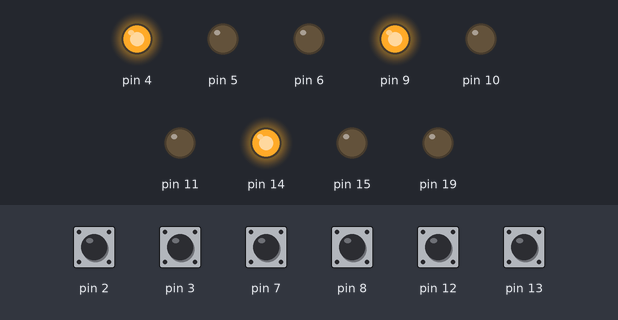
Bench run of a sketch on a simulated Arduino Uno, built with avr-gcc and run on an emulated ATmega328P. Shown: output pins drawn as LEDs (lit = HIGH). The inputs (shaded band) are chosen by the test bench; at power-on: pin 2, pin 3, pin 7, pin 8, pin 12, pin 13 HIGH.

Above: at 1.2 s.
1.3 s: pin 2 pulled LOW for 0.15 s
At 2.3 s:
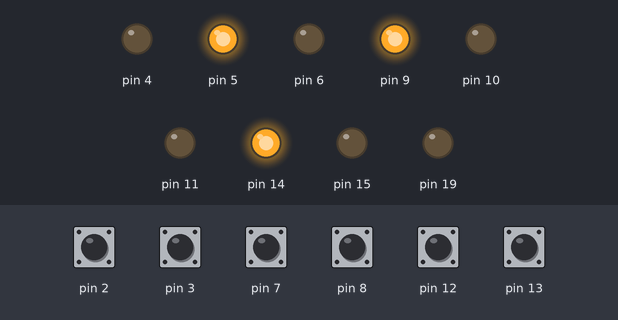
4.4 s: pin 7 pulled LOW for 0.15 s
At 5.8 s:
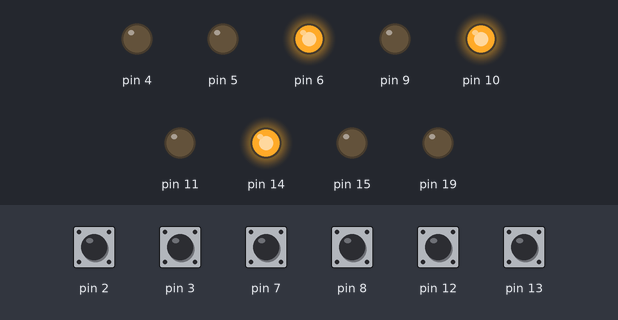
7.5 s: pin 3 pulled LOW for 0.15 s
At 8.2 s:
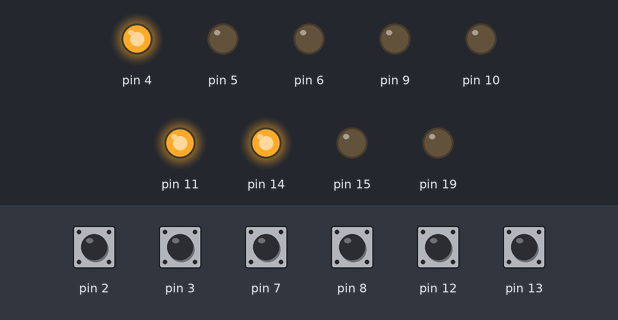
9.1 s: pin 12 pulled LOW for 0.15 s
At 9.4 s:
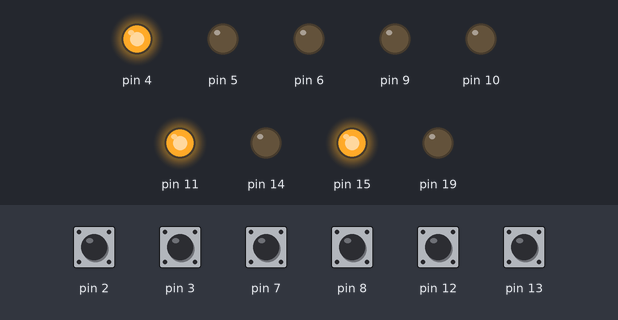
12.2 s: pin 8 pulled LOW for 0.15 s
At 13.0 s:
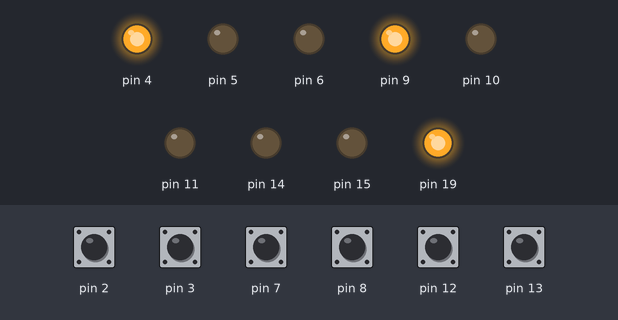
13.8 s: pin 2 pulled LOW for 1 s
At 14.2 s:
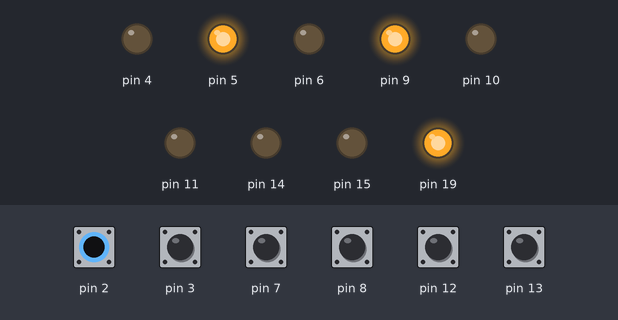
Timing chart, 0 to 18.3 s (numbered marks = the images above; inputs shaded):
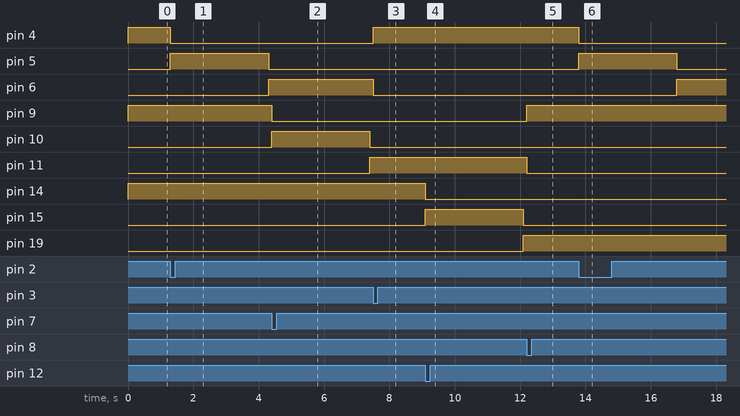

The sketch:

Security_FSM.ino
```cpp
#include "Security.h"

//                                                 Yellow
//               |---- Energia Pin Numbers ----|   timeout
//               alarm  reset  green  yellow red   (mSec)
Security zone_1 (2,     3,     4,     5,     6,    4000);
Security zone_2 (7,     8,     9,     10,    11,   2000);
Security zone_3 (12,    13,    14,    15,    19,   3000);

void setup() {
  // Nothing needed here.
}

void loop() {
  zone_1.Update();
  zone_2.Update();
  zone_3.Update();
}
```

Security.cpp
```cpp
#include "Energia.h"
#include "Security.h"

struct Fsm {                    // basic FSM structure for a single state.
  SecurityStates nextState[3];  // next state for TIMEOUT, ALARM, and RESET
  unsigned long timeout;        // time before moving to next state (mSec)
};
// Initialized FSM table for all states.
static Fsm fsmTable[] = {
  // ------ nextState ------
  // TIMEOUT  ALARM   RESET    timeout             state
  // -------  ------  ------   ---------           -------
  {{ GREEN,   YELLOW, GREEN }, 0        },      // GREEN
  {{ RED,     RED,    GREEN }, 0        },      // YELLOW
  {{ RED,     RED,    GREEN }, 0        },      // RED
};

Security::Security(int alarmPin, int resetPin, int greenPin, int yellowPin,
                   int redPin, unsigned long yellowTimeout)
{
  greenPin_ =  greenPin;
  yellowPin_ = yellowPin;
  redPin_ =    redPin;
  alarmPin_ =  alarmPin;
  resetPin_ =  resetPin;

  // User defines the yellow -- > red transition timeout, all others
  // are left at 0.
  fsmTable[YELLOW].timeout = yellowTimeout;

  // Initialize alarm inputs.
  pinMode(alarmPin_, INPUT_PULLUP);
  pinMode(resetPin_, INPUT_PULLUP);

  // Initialize alarm outputs.
  pinMode     (greenPin_,  OUTPUT);
  digitalWrite(greenPin_,  LOW);
  pinMode     (yellowPin_, OUTPUT);
  digitalWrite(yellowPin_, LOW);
  pinMode     (redPin_,    OUTPUT);
  digitalWrite(redPin_,    LOW);

  // Put the FSM into the intial state
  event_ =     NONE;
  lastState_ = GREEN;
  state_ =     GREEN;
  timeout_ = fsmTable[state_].timeout;
  doGreen();
}

int Security::Update()
{
  // States are updated only when there has been a state change
  if (lastState_ != state_) {
    lastState_ = state_;
    switch (state_){
      case GREEN:
        doGreen();
        break;
      case YELLOW:
        doYellow();
        break;
      case RED:
        doRed();
        break;
    }
  }
  getEvents();
  getNextState();

  return state_;
}

void Security::doGreen()
{
  digitalWrite(greenPin_,  HIGH);
  digitalWrite(yellowPin_, LOW);
  digitalWrite(redPin_,    LOW);
  timeout_ = fsmTable[state_].timeout;
  startTime_ = millis();
}

void Security::doYellow()
{
  digitalWrite(greenPin_,  LOW);
  digitalWrite(yellowPin_, HIGH);
  digitalWrite(redPin_,    LOW);
  timeout_ = fsmTable[state_].timeout;
  startTime_ = millis();
}

void Security::doRed()
{
  digitalWrite(greenPin_,  LOW);
  digitalWrite(yellowPin_, LOW);
  digitalWrite(redPin_,    HIGH);
  timeout_ = fsmTable[state_].timeout;
  startTime_ = millis();
}

void Security::getEvents(void)
{
  // update the status of inputs and timeout
  int alarmEvent = digitalRead(alarmPin_);
  int resetEvent = digitalRead(resetPin_);
  bool timeoutEvent = true;
  if (timeout_ > 0) {
    unsigned long elapsedTime = millis() - startTime_;
    if (elapsedTime < timeout_){
      timeoutEvent = false;
    }
  }
  // Evaluate the events.  Since the input is pulled up,
  // an input will read zero when the button is pressed.
  event_ = NONE;
  if (resetEvent == 0) {
    event_ = RESET;
  }
  else if ((alarmEvent == 0) && (timeoutEvent == true)){
    event_ = ALARM;
  }
  else if (timeoutEvent == true){
    event_ = TIMEOUT;
  }
}

void Security::getNextState(void)
{
  if (event_ == NONE) {
    // state remains unchanged
  }
  else {
    state_ = fsmTable[state_].nextState[event_];
  }
}
```

Security.h
```cpp
/* Security System Finite State Machine
 *
 * Simulates a security system with 3 states:
 *   GREEN: alarm is in the reset state, the green LED is on.
 *   YELLOW: alarm input recently detected, the yellow LED is lit and a
 *           timer (timeout) starts before transition to RED.
 *   RED: alarm not reset before timeout, red LED is lit.
 *
 * Use the Security constructor to initialize the Finite State Machine:
 *   alarm input is simulated with a button switch on alarmPin.
 *   alarm output is reset with a separate button switch on resetPin.
 *   alarm LEDS have their own pins (greenPin, yellowPin, and redPin).
 *   Yellow timeout before transition to the red state (mSec).
 *
 * Call the Update() method frequently to keep the state current. The state
 * (GREEN = 0, YELLOW = 1, RED = 2) is returned by Update().
 *
 * Tested with Energia V18 on F5529, FR6989 and TM4C123 LaunchPads
 * Released into the public domain
 * F. Milburn   January 2017``
 */
#ifndef Security_h
#define Security_h

#include "Energia.h"

enum SecurityStates {              // All possible states in the Security FSM.
  GREEN,
  YELLOW,
  RED
};

class Security
{
  public:
  Security(int alarmPin, int resetPin, int greenPin, int yellowPin, int redPin,
           unsigned long yellowTimeout);
  int Update();

  private:
  int greenPin_;                  // Energia defined output pins.
  int yellowPin_;
  int redPin_;
  int alarmPin_;                  // Energia defined input pins.
  int resetPin_;

  unsigned long startTime_;       // Start time for timeout (mSec).
  unsigned long timeout_;         // length of time for timeout (mSec).

  enum Events {                   // Possible input conditions for the FSM.
    TIMEOUT,                      // A timeout has occurred
    ALARM,                        // Alarm is low, reset is high.
    RESET,                        // Reset is low, alarm is high.
    NONE,                         // Alarm and reset buttons are high.
    BOTH                          // Alarm and reset buttons are low - RESET takes precedence.
  };
  Events event_;                  // Captures current input condition.

  SecurityStates lastState_;      // The state of the FSM when last updated.
  SecurityStates state_;          // The state of the FSM currently.

  void doGreen();                 // Perform actions associated with the GREEN state.
  void doYellow();                // Perform actions associated with the YELLOW state.
  void doRed();                   // Perform actions associated with the RED state.
  void getEvents();               // Read input and evaluate timeout status
  void getNextState();            // Determine the next state
};
#endif
```

Measured:
- after the input at 1.3 s, pin 4: HIGH → LOW at once; pin 5: LOW → HIGH at once, → LOW 3.0 s later; pin 6: LOW → HIGH after 3.0 s
- after the input at 4.4 s, pin 9: HIGH → LOW at once; pin 10: LOW → HIGH at once, → LOW 3.0 s later; pin 11: LOW → HIGH after 3.0 s
- after the input at 7.5 s, pin 4: LOW → HIGH at once; pin 6: HIGH → LOW at once
- after the input at 9.1 s, pin 14: HIGH → LOW at once; pin 15: LOW → HIGH at once, → LOW 3.0 s later; pin 19: LOW → HIGH after 3.0 s
- after the input at 12.2 s, pin 9: LOW → HIGH at once; pin 11: HIGH → LOW at once
- after the input at 13.8 s, pin 4: HIGH → LOW at once; pin 5: LOW → HIGH at once, → LOW 3.0 s later; pin 6: LOW → HIGH after 3.0 s
